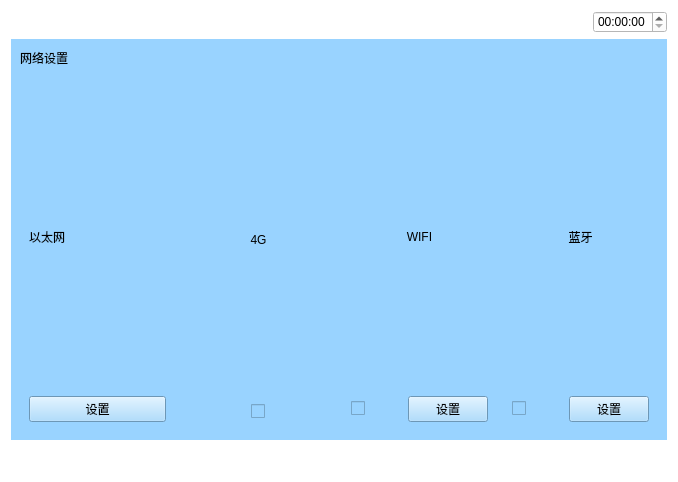
<?xml version="1.0" encoding="UTF-8"?>
<ui version="4.0">
 <class>Wangluoshezhi</class>
 <widget class="QWidget" name="Wangluoshezhi">
  <property name="geometry">
   <rect>
    <x>0</x>
    <y>0</y>
    <width>678</width>
    <height>482</height>
   </rect>
  </property>
  <property name="windowTitle">
   <string>Form</string>
  </property>
  <property name="styleSheet">
   <string notr="true">background-color: rgb(255, 255, 255);</string>
  </property>
  <layout class="QVBoxLayout" name="verticalLayout_7" stretch="1,5,1">
   <item>
    <layout class="QHBoxLayout" name="horizontalLayout_5">
     <item>
      <widget class="QPushButton" name="pushButton">
       <property name="text">
        <string/>
       </property>
       <property name="icon">
        <iconset resource="myimages.qrc">
         <normaloff>:/image/images/4g.png</normaloff>:/image/images/4g.png</iconset>
       </property>
       <property name="flat">
        <bool>true</bool>
       </property>
      </widget>
     </item>
     <item>
      <widget class="QPushButton" name="pushButton_2">
       <property name="text">
        <string/>
       </property>
       <property name="icon">
        <iconset resource="myimages.qrc">
         <normaloff>:/image/images/wireless.svg</normaloff>:/image/images/wireless.svg</iconset>
       </property>
       <property name="flat">
        <bool>true</bool>
       </property>
      </widget>
     </item>
     <item>
      <widget class="QPushButton" name="pushButton_3">
       <property name="text">
        <string/>
       </property>
       <property name="icon">
        <iconset resource="myimages.qrc">
         <normaloff>:/image/images/bl.svg</normaloff>:/image/images/bl.svg</iconset>
       </property>
       <property name="flat">
        <bool>true</bool>
       </property>
      </widget>
     </item>
     <item>
      <widget class="QPushButton" name="pushButton_4">
       <property name="text">
        <string/>
       </property>
       <property name="icon">
        <iconset resource="myimages.qrc">
         <normaloff>:/image/images/locate.svg</normaloff>:/image/images/locate.svg</iconset>
       </property>
       <property name="flat">
        <bool>true</bool>
       </property>
      </widget>
     </item>
     <item>
      <spacer name="horizontalSpacer_4">
       <property name="orientation">
        <enum>Qt::Horizontal</enum>
       </property>
       <property name="sizeHint" stdset="0">
        <size>
         <width>40</width>
         <height>20</height>
        </size>
       </property>
      </spacer>
     </item>
     <item>
      <widget class="QTimeEdit" name="timeEdit_2"/>
     </item>
    </layout>
   </item>
   <item>
    <widget class="QWidget" name="widget" native="true">
     <property name="sizePolicy">
      <sizepolicy hsizetype="Preferred" vsizetype="Preferred">
       <horstretch>0</horstretch>
       <verstretch>0</verstretch>
      </sizepolicy>
     </property>
     <property name="contextMenuPolicy">
      <enum>Qt::DefaultContextMenu</enum>
     </property>
     <property name="styleSheet">
      <string notr="true">background-color: rgb(153, 211, 255);</string>
     </property>
     <layout class="QVBoxLayout" name="verticalLayout_2" stretch="2,0">
      <item>
       <layout class="QHBoxLayout" name="horizontalLayout">
        <item>
         <widget class="QLabel" name="label">
          <property name="text">
           <string>网络设置</string>
          </property>
         </widget>
        </item>
        <item>
         <spacer name="horizontalSpacer">
          <property name="orientation">
           <enum>Qt::Horizontal</enum>
          </property>
          <property name="sizeHint" stdset="0">
           <size>
            <width>40</width>
            <height>20</height>
           </size>
          </property>
         </spacer>
        </item>
        <item>
         <layout class="QVBoxLayout" name="verticalLayout"/>
        </item>
       </layout>
      </item>
      <item>
       <layout class="QHBoxLayout" name="horizontalLayout_4" stretch="1,1,1,1">
        <item>
         <widget class="QWidget" name="widget_3" native="true">
          <layout class="QVBoxLayout" name="verticalLayout_3">
           <item>
            <widget class="QLabel" name="label_2">
             <property name="text">
              <string>以太网</string>
             </property>
            </widget>
           </item>
           <item>
            <widget class="QPushButton" name="setEthernet">
             <property name="text">
              <string>设置</string>
             </property>
            </widget>
           </item>
          </layout>
         </widget>
        </item>
        <item>
         <widget class="QWidget" name="widget_2" native="true">
          <property name="layoutDirection">
           <enum>Qt::RightToLeft</enum>
          </property>
          <layout class="QVBoxLayout" name="verticalLayout_6">
           <item>
            <widget class="QLabel" name="label_3">
             <property name="layoutDirection">
              <enum>Qt::LeftToRight</enum>
             </property>
             <property name="text">
              <string>4G</string>
             </property>
             <property name="alignment">
              <set>Qt::AlignCenter</set>
             </property>
            </widget>
           </item>
           <item>
            <layout class="QHBoxLayout" name="horizontalLayout_8">
             <item>
              <spacer name="horizontalSpacer_3">
               <property name="orientation">
                <enum>Qt::Horizontal</enum>
               </property>
               <property name="sizeHint" stdset="0">
                <size>
                 <width>40</width>
                 <height>20</height>
                </size>
               </property>
              </spacer>
             </item>
             <item>
              <widget class="QCheckBox" name="checkBox">
               <property name="layoutDirection">
                <enum>Qt::LeftToRight</enum>
               </property>
               <property name="text">
                <string/>
               </property>
              </widget>
             </item>
             <item>
              <spacer name="horizontalSpacer_6">
               <property name="orientation">
                <enum>Qt::Horizontal</enum>
               </property>
               <property name="sizeHint" stdset="0">
                <size>
                 <width>40</width>
                 <height>20</height>
                </size>
               </property>
              </spacer>
             </item>
            </layout>
           </item>
          </layout>
         </widget>
        </item>
        <item>
         <widget class="QWidget" name="widget_4" native="true">
          <layout class="QVBoxLayout" name="verticalLayout_4">
           <item>
            <widget class="QLabel" name="label_4">
             <property name="text">
              <string>WIFI</string>
             </property>
             <property name="alignment">
              <set>Qt::AlignCenter</set>
             </property>
            </widget>
           </item>
           <item>
            <layout class="QHBoxLayout" name="horizontalLayout_6">
             <item>
              <widget class="QCheckBox" name="checkBox_2">
               <property name="text">
                <string/>
               </property>
              </widget>
             </item>
             <item>
              <widget class="QPushButton" name="setWIFI">
               <property name="text">
                <string>设置</string>
               </property>
              </widget>
             </item>
            </layout>
           </item>
          </layout>
         </widget>
        </item>
        <item>
         <widget class="QWidget" name="widget_5" native="true">
          <layout class="QVBoxLayout" name="verticalLayout_5">
           <item>
            <widget class="QLabel" name="label_5">
             <property name="text">
              <string>蓝牙</string>
             </property>
             <property name="alignment">
              <set>Qt::AlignCenter</set>
             </property>
            </widget>
           </item>
           <item>
            <layout class="QHBoxLayout" name="horizontalLayout_7">
             <item>
              <widget class="QCheckBox" name="checkBox_3">
               <property name="text">
                <string/>
               </property>
              </widget>
             </item>
             <item>
              <widget class="QPushButton" name="setBluetooth">
               <property name="text">
                <string>设置</string>
               </property>
              </widget>
             </item>
            </layout>
           </item>
          </layout>
         </widget>
        </item>
       </layout>
      </item>
     </layout>
    </widget>
   </item>
   <item>
    <layout class="QHBoxLayout" name="horizontalLayout_2">
     <item>
      <widget class="QPushButton" name="returnIndex">
       <property name="font">
        <font>
         <family>AR PL UMing TW MBE</family>
        </font>
       </property>
       <property name="styleSheet">
        <string notr="true">border-image: url(:/image/images/index.svg);</string>
       </property>
       <property name="text">
        <string/>
       </property>
       <property name="icon">
        <iconset resource="myimages.qrc">
         <normaloff>:/image/images/index.svg</normaloff>:/image/images/index.svg</iconset>
       </property>
       <property name="iconSize">
        <size>
         <width>40</width>
         <height>40</height>
        </size>
       </property>
       <property name="flat">
        <bool>true</bool>
       </property>
      </widget>
     </item>
     <item>
      <spacer name="horizontalSpacer_2">
       <property name="orientation">
        <enum>Qt::Horizontal</enum>
       </property>
       <property name="sizeHint" stdset="0">
        <size>
         <width>40</width>
         <height>20</height>
        </size>
       </property>
      </spacer>
     </item>
     <item>
      <widget class="QPushButton" name="returnPage">
       <property name="text">
        <string/>
       </property>
       <property name="icon">
        <iconset resource="myimages.qrc">
         <normaloff>:/image/images/shangyiye.svg</normaloff>:/image/images/shangyiye.svg</iconset>
       </property>
       <property name="iconSize">
        <size>
         <width>40</width>
         <height>40</height>
        </size>
       </property>
       <property name="flat">
        <bool>true</bool>
       </property>
      </widget>
     </item>
    </layout>
   </item>
  </layout>
 </widget>
 <resources>
  <include location="myimages.qrc"/>
 </resources>
 <connections/>
</ui>
